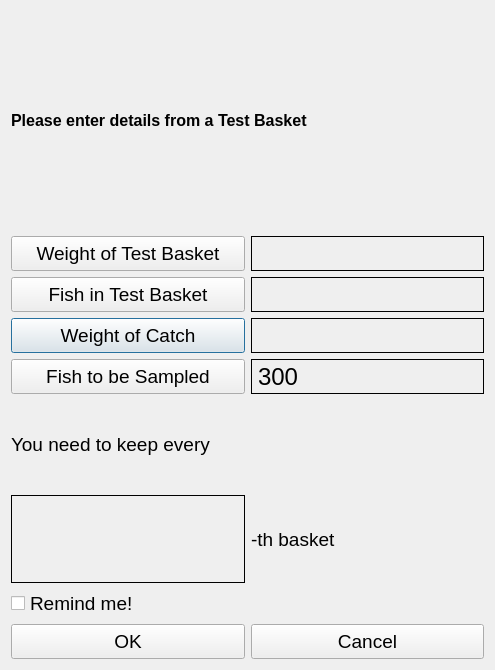
<?xml version="1.0" encoding="UTF-8"?>
<ui version="4.0">
 <class>subcalcDlg</class>
 <widget class="QDialog" name="subcalcDlg">
  <property name="geometry">
   <rect>
    <x>0</x>
    <y>0</y>
    <width>495</width>
    <height>670</height>
   </rect>
  </property>
  <property name="windowTitle">
   <string>subsample calculator</string>
  </property>
  <layout class="QVBoxLayout" name="verticalLayout">
   <item>
    <widget class="QLabel" name="label_3">
     <property name="font">
      <font>
       <pointsize>12</pointsize>
       <weight>75</weight>
       <bold>true</bold>
      </font>
     </property>
     <property name="text">
      <string>Please enter details from a Test Basket</string>
     </property>
    </widget>
   </item>
   <item>
    <layout class="QGridLayout" name="gridLayout">
     <item row="2" column="0">
      <widget class="QPushButton" name="catchWtBtn">
       <property name="minimumSize">
        <size>
         <width>165</width>
         <height>35</height>
        </size>
       </property>
       <property name="font">
        <font>
         <pointsize>14</pointsize>
        </font>
       </property>
       <property name="text">
        <string>Weight of Catch</string>
       </property>
      </widget>
     </item>
     <item row="0" column="0">
      <widget class="QPushButton" name="wtBtn">
       <property name="minimumSize">
        <size>
         <width>165</width>
         <height>35</height>
        </size>
       </property>
       <property name="font">
        <font>
         <pointsize>14</pointsize>
        </font>
       </property>
       <property name="text">
        <string>Weight of Test Basket</string>
       </property>
      </widget>
     </item>
     <item row="0" column="1">
      <widget class="QLabel" name="wtLabel">
       <property name="minimumSize">
        <size>
         <width>165</width>
         <height>35</height>
        </size>
       </property>
       <property name="font">
        <font>
         <pointsize>18</pointsize>
        </font>
       </property>
       <property name="autoFillBackground">
        <bool>true</bool>
       </property>
       <property name="frameShape">
        <enum>QFrame::Box</enum>
       </property>
       <property name="text">
        <string/>
       </property>
      </widget>
     </item>
     <item row="3" column="0">
      <widget class="QPushButton" name="samplenumBtn">
       <property name="minimumSize">
        <size>
         <width>165</width>
         <height>35</height>
        </size>
       </property>
       <property name="font">
        <font>
         <pointsize>14</pointsize>
        </font>
       </property>
       <property name="text">
        <string>Fish to be Sampled</string>
       </property>
      </widget>
     </item>
     <item row="1" column="0">
      <widget class="QPushButton" name="numBtn">
       <property name="minimumSize">
        <size>
         <width>165</width>
         <height>35</height>
        </size>
       </property>
       <property name="font">
        <font>
         <pointsize>14</pointsize>
        </font>
       </property>
       <property name="text">
        <string>Fish in Test Basket</string>
       </property>
      </widget>
     </item>
     <item row="1" column="1">
      <widget class="QLabel" name="numLabel">
       <property name="minimumSize">
        <size>
         <width>165</width>
         <height>35</height>
        </size>
       </property>
       <property name="font">
        <font>
         <pointsize>18</pointsize>
        </font>
       </property>
       <property name="autoFillBackground">
        <bool>true</bool>
       </property>
       <property name="frameShape">
        <enum>QFrame::Box</enum>
       </property>
       <property name="text">
        <string/>
       </property>
      </widget>
     </item>
     <item row="2" column="1">
      <widget class="QLabel" name="catchWtLabel">
       <property name="minimumSize">
        <size>
         <width>165</width>
         <height>35</height>
        </size>
       </property>
       <property name="font">
        <font>
         <pointsize>18</pointsize>
        </font>
       </property>
       <property name="autoFillBackground">
        <bool>true</bool>
       </property>
       <property name="frameShape">
        <enum>QFrame::Box</enum>
       </property>
       <property name="text">
        <string/>
       </property>
      </widget>
     </item>
     <item row="3" column="1">
      <widget class="QLabel" name="samplenumLabel">
       <property name="minimumSize">
        <size>
         <width>165</width>
         <height>35</height>
        </size>
       </property>
       <property name="font">
        <font>
         <pointsize>18</pointsize>
        </font>
       </property>
       <property name="autoFillBackground">
        <bool>true</bool>
       </property>
       <property name="frameShape">
        <enum>QFrame::Box</enum>
       </property>
       <property name="text">
        <string>300</string>
       </property>
      </widget>
     </item>
    </layout>
   </item>
   <item>
    <layout class="QGridLayout" name="gridLayout_3">
     <item row="1" column="1">
      <widget class="QLabel" name="label_2">
       <property name="font">
        <font>
         <pointsize>14</pointsize>
        </font>
       </property>
       <property name="text">
        <string>-th basket</string>
       </property>
      </widget>
     </item>
     <item row="0" column="0">
      <widget class="QLabel" name="label">
       <property name="font">
        <font>
         <pointsize>14</pointsize>
        </font>
       </property>
       <property name="text">
        <string>You need to keep every </string>
       </property>
      </widget>
     </item>
     <item row="1" column="0">
      <widget class="QLabel" name="answerLabel">
       <property name="minimumSize">
        <size>
         <width>165</width>
         <height>35</height>
        </size>
       </property>
       <property name="font">
        <font>
         <pointsize>20</pointsize>
        </font>
       </property>
       <property name="autoFillBackground">
        <bool>true</bool>
       </property>
       <property name="frameShape">
        <enum>QFrame::Box</enum>
       </property>
       <property name="frameShadow">
        <enum>QFrame::Plain</enum>
       </property>
       <property name="text">
        <string/>
       </property>
      </widget>
     </item>
     <item row="2" column="0">
      <widget class="QCheckBox" name="remindCheck">
       <property name="enabled">
        <bool>true</bool>
       </property>
       <property name="font">
        <font>
         <pointsize>14</pointsize>
        </font>
       </property>
       <property name="text">
        <string>Remind me!</string>
       </property>
      </widget>
     </item>
    </layout>
   </item>
   <item>
    <layout class="QHBoxLayout" name="horizontalLayout_2">
     <item>
      <widget class="QPushButton" name="okBtn">
       <property name="minimumSize">
        <size>
         <width>165</width>
         <height>35</height>
        </size>
       </property>
       <property name="font">
        <font>
         <pointsize>14</pointsize>
        </font>
       </property>
       <property name="text">
        <string>OK</string>
       </property>
      </widget>
     </item>
     <item>
      <widget class="QPushButton" name="cancelBtn">
       <property name="minimumSize">
        <size>
         <width>165</width>
         <height>35</height>
        </size>
       </property>
       <property name="font">
        <font>
         <pointsize>14</pointsize>
        </font>
       </property>
       <property name="text">
        <string>Cancel</string>
       </property>
      </widget>
     </item>
    </layout>
   </item>
  </layout>
 </widget>
 <resources/>
 <connections/>
</ui>
